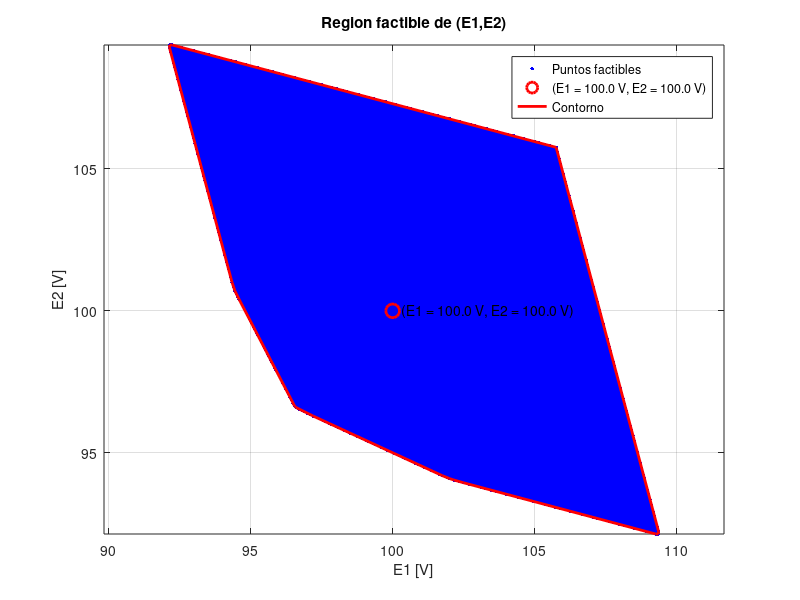

MATLAB code for this plot:
clear
clc
close all

%EJERCICIO 20

%DATOS
r12=r36=r56=r45=r14=1;
r23=3;
r25=r15=2;
r10=r60=0.5;
J4=J3=J5=1;

%PUNTO DE PRUEBA (MODIFICABLE)
E1_test = 100;
E2_test = 100;

%%%%%%%%%%%%%%%%%%%%%%%%%%%%%%%%%%%%%%%%%%%%%%%%%%%%%%%%%%%%
% MATRIZ NODAL
%%%%%%%%%%%%%%%%%%%%%%%%%%%%%%%%%%%%%%%%%%%%%%%%%%%%%%%%%%%%
G=[ 1/r10+1/r14+1/r12+1/r15   -1/r12                     0        -1/r14          -1/r15                0;
   -1/r12                     1/r12+1/r23+1/r25         -1/r23     0               -1/r25                0;
    0                        -1/r23                      1/r23+1/r36 0               0                    -1/r36;
   -1/r14                     0                          0          1/r14+1/r45     -1/r45                0;
   -1/r15                    -1/r25                      0         -1/r45           1/r25+1/r15+1/r45+1/r56   -1/r56;
    0                         0                         -1/r36      0               -1/r56                1/r56+1/r36+1/r60 ];

%%%%%%%%%%%%%%%%%%%%%%%%%%%%%%%%%%%%%%%%%%%%%%%%%%%%%%%%%%%%
% VECTORES BASE
%%%%%%%%%%%%%%%%%%%%%%%%%%%%%%%%%%%%%%%%%%%%%%%%%%%%%%%%%%%%
b1=[1/r10; 0; 0; 0; 0; 0];
b2=[0; 0; 0; 0; 0; 1/r60];
b0=[0; 0; -J3; -J4; -J5; 0];

%%%%%%%%%%%%%%%%%%%%%%%%%%%%%%%%%%%%%%%%%%%%%%%%%%%%%%%%%%%%
% CALCULO DE a, c, d
%%%%%%%%%%%%%%%%%%%%%%%%%%%%%%%%%%%%%%%%%%%%%%%%%%%%%%%%%%%%
a=G\b1;
c=G\b2;
d=G\b0;

%%%%%%%%%%%%%%%%%%%%%%%%%%%%%%%%%%%%%%%%%%%%%%%%%%%%%%%%%%%%
% IMPRESION EN CONSOLA
%%%%%%%%%%%%%%%%%%%%%%%%%%%%%%%%%%%%%%%%%%%%%%%%%%%%%%%%%%%%
fprintf('\n============================================\n')
fprintf('PUNTO DE PRUEBA\n')
fprintf('E1 = %.2f V\n', E1_test)
fprintf('E2 = %.2f V\n', E2_test)
fprintf('============================================\n\n')

%%%%%%%%%%%%%%%%%%%%%%%%%%%%%%%%%%%%%%%%%%%%%%%%%%%%%%%%%%%%
% CALCULO DE TENSIONES
%%%%%%%%%%%%%%%%%%%%%%%%%%%%%%%%%%%%%%%%%%%%%%%%%%%%%%%%%%%%
U_test = E1_test*a + E2_test*c + d;

fprintf('TENSIONES NODALES:\n')
for i=1:6
    fprintf('U%d = %.4f V\n', i, U_test(i))
end

%%%%%%%%%%%%%%%%%%%%%%%%%%%%%%%%%%%%%%%%%%%%%%%%%%%%%%%%%%%%
% VERIFICACION
%%%%%%%%%%%%%%%%%%%%%%%%%%%%%%%%%%%%%%%%%%%%%%%%%%%%%%%%%%%%
if all(U_test>=95 & U_test<=105)
    fprintf('\n>>> EL PUNTO ES FACTIBLE <<<\n')
else
    fprintf('\n>>> EL PUNTO NO ES FACTIBLE <<<\n')
end

%%%%%%%%%%%%%%%%%%%%%%%%%%%%%%%%%%%%%%%%%%%%%%%%%%%%%%%%%%%%
% REGION FACTIBLE
%%%%%%%%%%%%%%%%%%%%%%%%%%%%%%%%%%%%%%%%%%%%%%%%%%%%%%%%%%%%
E1_vals=90:0.05:112;
E2_vals=90:0.05:112;

Ef1=[];
Ef2=[];

for E1=E1_vals
    for E2=E2_vals
        U=E1*a + E2*c + d;

        if all(U>=95 & U<=105)
            Ef1(end+1)=E1;
            Ef2(end+1)=E2;
        end
    end
end

%%%%%%%%%%%%%%%%%%%%%%%%%%%%%%%%%%%%%%%%%%%%%%%%%%%%%%%%%%%%
% GRAFICO
%%%%%%%%%%%%%%%%%%%%%%%%%%%%%%%%%%%%%%%%%%%%%%%%%%%%%%%%%%%%
figure
plot(Ef1,Ef2,'b.','markersize',8)
grid on
xlabel('E1 [V]')
ylabel('E2 [V]')
title('Region factible de (E1,E2)')
axis equal

hold on

%PUNTO DE PRUEBA
plot(E1_test,E2_test,'ro','markersize',10,'linewidth',2)

%ETIQUETA DINAMICA
label_punto = sprintf('(E1 = %.1f V, E2 = %.1f V)', E1_test, E2_test);
text(E1_test+0.3, E2_test, label_punto)

%CONTORNO
if ~isempty(Ef1)
    K=convhull(Ef1,Ef2);
    plot(Ef1(K),Ef2(K),'r-','linewidth',2)

    legend('Puntos factibles', label_punto, 'Contorno')
else
    legend('Puntos factibles', label_punto)
end

%%%%%%%%%%%%%%%%%%%%%%%%%%%%%%%%%%%%%%%%%%%%%%%%%%%%%%%%%%%%
% MOSTRAR ECUACIONES NODALES
%%%%%%%%%%%%%%%%%%%%%%%%%%%%%%%%%%%%%%%%%%%%%%%%%%%%%%%%%%%%
fprintf('\n============================================\n')
fprintf('INECUACIONES NODALES:\n')
for i=1:6
    fprintf('Nodo %d: 95 <= %.6f*E1 + %.6f*E2 + %.6f <= 105\n', i, a(i), c(i), d(i));
end
fprintf('============================================\n')
